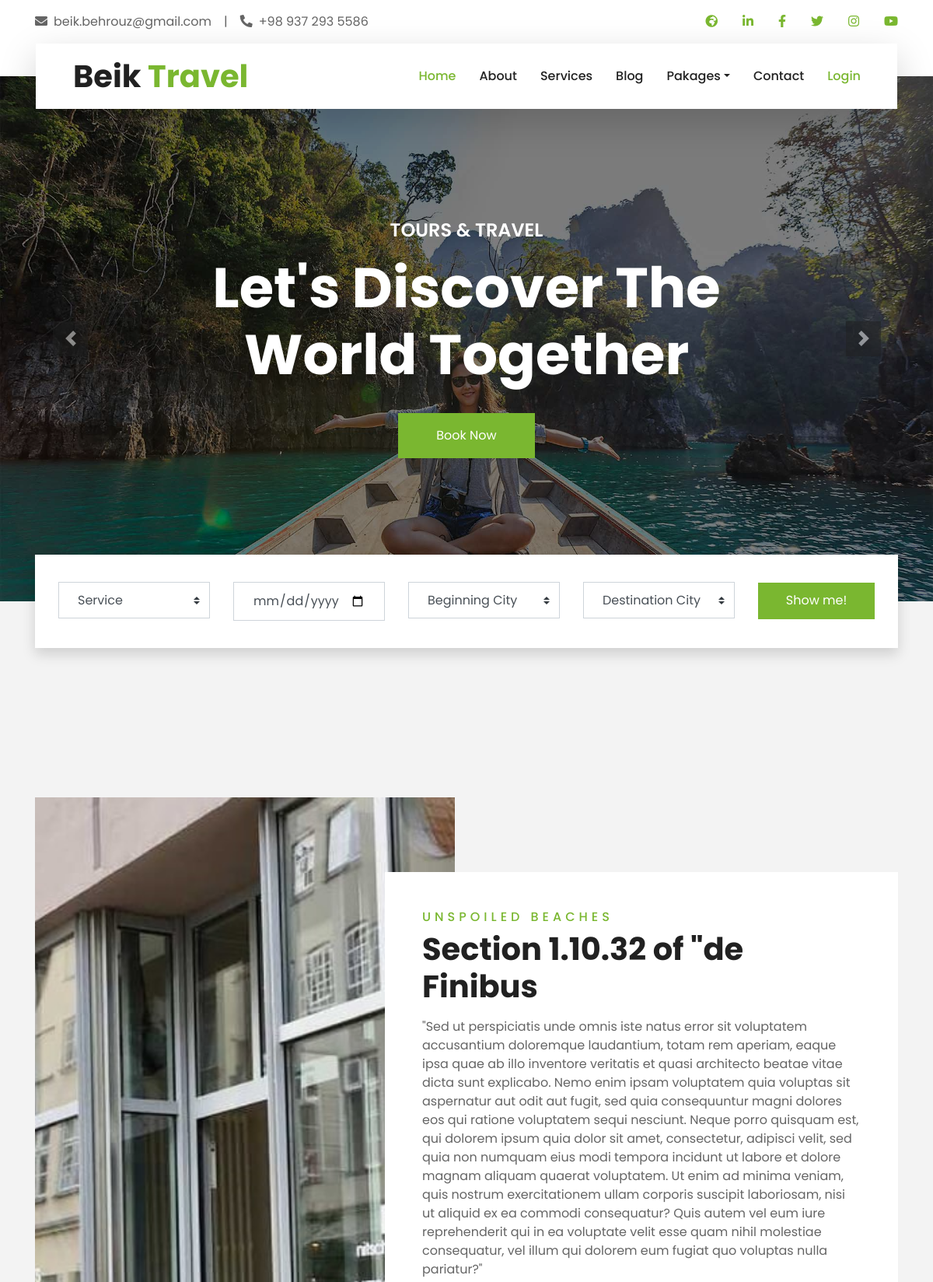
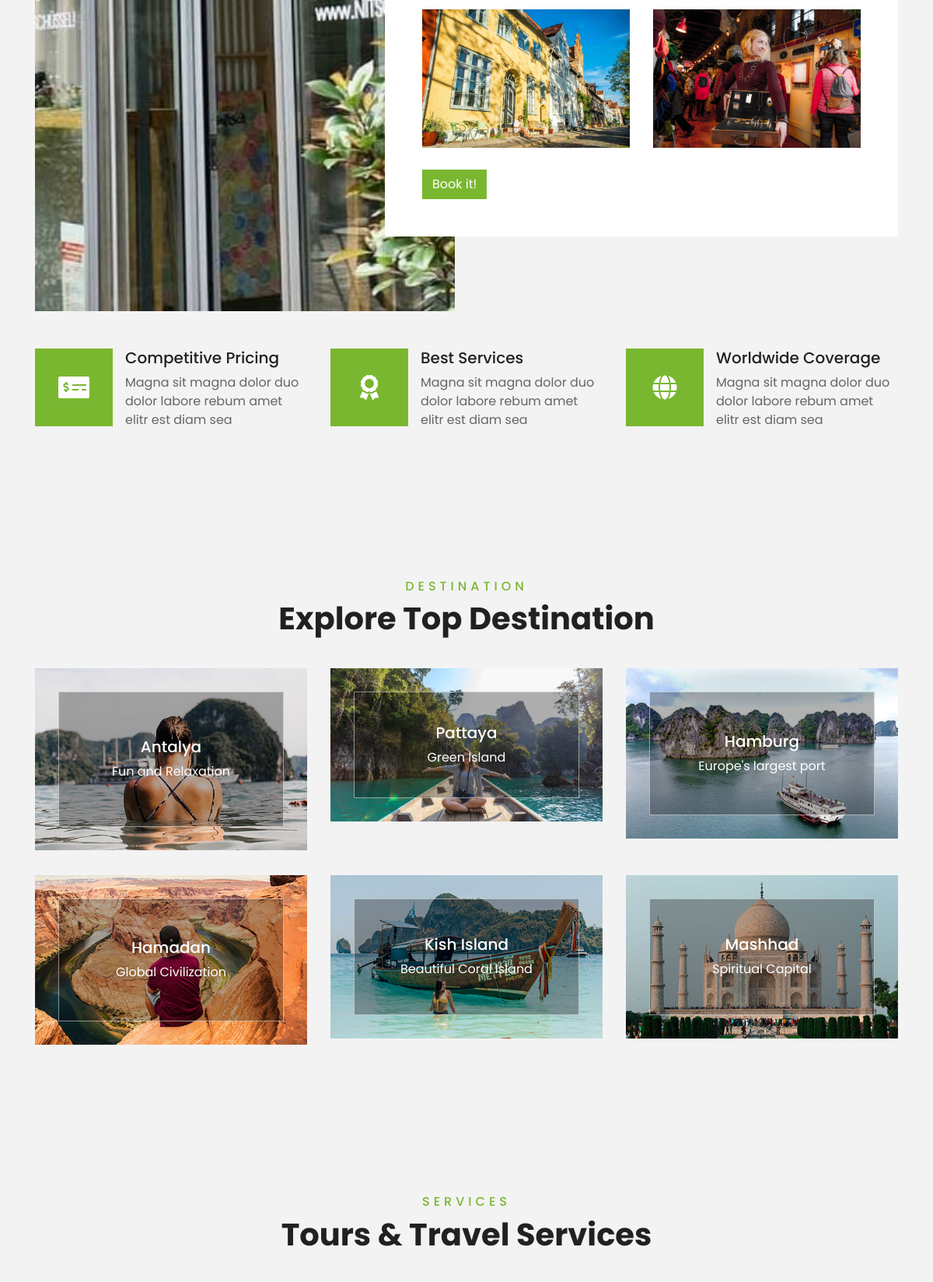
The page / (upper part) on the database its author committed (2 pictures, top to bottom).
### Blog/models.py (models this page shows, shortened)
class ArticleImg(models.Model):
    title = models.CharField(max_length=15, default="0")
    image = models.ImageField(upload_to='Frame')
    article = models.ForeignKey(Article, on_delete=models.CASCADE)
    imgOrder = models.PositiveIntegerField()

class Article(models.Model):
    STATUS_CHOISES =(
        ('pub' , 'Published'),
        ('drf', 'Draft'),
    )
    PRODUCT_STARS = [
        ('1' , 'Very Bad'),
        ('2', 'Bad'),
        ('3', 'Normal'),
        ('4', 'Good'),
        ('5', 'Perfect'),
    ]
    title = models.CharField(max_length=50)
    frame = models.ForeignKey(Frame, on_delete=models.CASCADE)
    create = models.DateTimeField(auto_now_add=True)
    update = models.DateTimeField(auto_now=True)
    author = models.ForeignKey( CustomUser, on_delete=models.CASCADE )
    status = models.CharField(choices=STATUS_CHOISES,max_length=3,default='drf')
    def userscore(self):
        comments = Comment.objects.filter(article=self)
        if comments.count()==0:
            return(0)
        else:
            sum=0
            for c in comments:
                sum+=int(c.stars)
            return(sum/comments.count())
    def numberOfComments(self):
        comments = Comment.objects.filter(article=self)
        if comments.count()==0:
            return(0)
        else:
            return(Comment.objects.filter(article=self).count())

class ArticlePart(models.Model):
    partTitle = models.CharField(max_length=50)
    text = models.TextField()
    article = models.ForeignKey(Article, on_delete=models.CASCADE)
    partOrder = models.PositiveIntegerField()

class ArticleLink(models.Model):
    title = models.CharField(max_length=50, default="0")
    link = models.CharField(max_length=150)
    article = models.ForeignKey(Article, on_delete=models.CASCADE)
    linkOrder = models.PositiveIntegerField()

### Home/models.py (models this page shows, shortened)
class City (models.Model):
    state = models.ForeignKey(State, on_delete=models.CASCADE)
    city = models.CharField(max_length=50, unique=True)
    image = models.ImageField(upload_to='City', blank=True, null=True)
    home_page_display = models.BooleanField(default=False)
    short_description = models.CharField(max_length=25, blank=True, null=True)

### Home/views.py (the view)
# urls.py: path('', views.index, name='index'),
def index(request):
    class MyArticles:
        def __init__(self, selectarticle):
            self.id = selectarticle.id
            self.img = ArticleImg.objects.get(article_id=selectarticle.id, imgOrder=1)
            self.part = ArticlePart.objects.get(article_id=selectarticle.id, partOrder=1)
            self.title = selectarticle.title
            self.create = selectarticle.create
            self.month = (datetime.datetime.strptime(str(self.create.month), "%m")).strftime("%b")
            self.update = selectarticle.update
            self.author = selectarticle.author
            self.status = selectarticle.status
    newestArticles = Article.objects.all().order_by('-update')[:3]
    articles = []
    for a in newestArticles:
        if a.status == 'pub':
            articles.append(MyArticles(a))
    selectedArticle = SpecialPosition.objects.get(title='Homepage')
    homePageArticle = MyArticle(Article.objects.get(id=selectedArticle.article.id))
    cities = City.objects.filter(home_page_display=True).order_by('-id')[:6]
    Guides = CustomUser.objects.filter(usertype='Gu').order_by('-id')
    users = CustomUser.objects.filter(usertype='Us').order_by('-id')
    destinations = City.objects.all()
    tour = Tour.objects.filter(home_page_display=True).order_by('-id')[:6]
    comments = Comment.objects.filter(active=True).order_by('-id')[:6]
    context = {
        'destinations': destinations,
        'SignIn': 'Sign In',
        'SignOut': 'SignOut',
        'SignUp': 'SignUp',
        'Search': 'Search',
        'Services': 'Services',
        'Menu': 'Menu',
        'cities':cities,
        'tour':tour,
        'Guides':Guides,
        'users' : users,
        'myarticle' : homePageArticle,
        'articles':articles,
        'comments':comments,
    }
    return (render(request,'Home/index.html', context))

### Home/models.py (called while the page is built)
    def tour_duration(self):
        timediff = self.transportBack.recivetime - self.transportGo.starttime
        return timediff.days

    def userscore(self):
        return(self.detail_article.userscore())

    def numberOfComments(self):
        return(self.detail_article.numberOfComments())

### Home/templates/Home/index.html (shortened to what this page needs)
{% extends '_base.html' %}
{% load static %}
{% load djmoney %}
{% block static%}
    <link href="{% static 'lib/owlcarousel/assets/owl.carousel.min.css' %}" rel="stylesheet">
    <link href="{% static 'lib/tempusdominus/css/tempusdominus-bootstrap-4.min.css' %}" rel="stylesheet" />
    <link href="{% static 'css/style.css' %}" rel="stylesheet">
    <link href="{% static 'css/newstyle.css' %}" rel="stylesheet">
{%endblock%}
{% block body %}
    <div class="container-fluid p-0">
        <div id="header-carousel" class="carousel slide" data-ride="carousel">
            <div class="carousel-inner">
                <div class="carousel-item active">
                    <img class="w-100" src="{% static 'img/carousel-1.jpg' %}" alt="Image">
                    <div class="carousel-caption d-flex flex-column align-items-center justify-content-center">
                        <div class="p-3" style="max-width: 900px;">
                            <h4 class="text-white text-uppercase mb-md-3">Tours & Travel</h4>
                            <h1 class="display-3 text-white mb-md-4">Let's Discover The World Together</h1>
                            <a href="{% url 'Home:package' %}" class="btn btn-primary py-md-3 px-md-5 mt-2">Book Now</a>
                        </div>
                    </div>
                </div>
            </div>
            <a class="carousel-control-prev" href="#header-carousel" data-slide="prev">
                <div class="btn btn-dark" style="width: 45px; height: 45px;">
                    <span class="carousel-control-prev-icon mb-n2"></span>
                </div>
            </a>
            <a class="carousel-control-next" href="#header-carousel" data-slide="next">
                <div class="btn btn-dark" style="width: 45px; height: 45px;">
                    <span class="carousel-control-next-icon mb-n2"></span>
                </div>
            </a>
        </div>
    </div>
    {% include 'Booking.html' %}
    <div class="container-fluid py-5">
        <div class="container pt-5">
            {% include myarticle.frame %}
        </div>
    </div>
    <div class="container-fluid pb-5">
        <div class="container pb-5">
            <div class="row">
                <div class="col-md-4">
                    <div class="d-flex mb-4 mb-lg-0">
                        <div class="d-flex flex-shrink-0 align-items-center justify-content-center bg-primary mr-3" style="height: 100px; width: 100px;">
                            <i class="fa fa-2x fa-money-check-alt text-white"></i>
                        </div>
                        <div class="d-flex flex-column">
                            <h5 class="">Competitive Pricing</h5>
                            <p class="m-0">Magna sit magna dolor duo dolor labore rebum amet elitr est diam sea</p>
                        </div>
                    </div>
                </div>
                <div class="col-md-4">
                    <div class="d-flex mb-4 mb-lg-0">
                        <div class="d-flex flex-shrink-0 align-items-center justify-content-center bg-primary mr-3" style="height: 100px; width: 100px;">
                            <i class="fa fa-2x fa-award text-white"></i>
                        </div>
                        <div class="d-flex flex-column">
                            <h5 class="">Best Services</h5>
                            <p class="m-0">Magna sit magna dolor duo dolor labore rebum amet elitr est diam sea</p>
                        </div>
                    </div>
                </div>
                <div class="col-md-4">
                    <div class="d-flex mb-4 mb-lg-0">
                        <div class="d-flex flex-shrink-0 align-items-center justify-content-center bg-primary mr-3" style="height: 100px; width: 100px;">
                            <i class="fa fa-2x fa-globe text-white"></i>
                        </div>
                        <div class="d-flex flex-column">
                            <h5 class="">Worldwide Coverage</h5>
                            <p class="m-0">Magna sit magna dolor duo dolor labore rebum amet elitr est diam sea</p>
                        </div>
                    </div>
                </div>
            </div>
        </div>
    </div>
    <div id="dest" class="container-fluid py-5">
        <div class="container pt-5 pb-3">
            <div class="text-center mb-3 pb-3">
                <h6 class="text-primary text-uppercase" style="letter-spacing: 5px;">Destination</h6>
                <h1>Explore Top Destination</h1>
            </div>
            <div class="row">
            {% for c in cities %}
                <div class="col-lg-4 col-md-6 mb-4">
                    <div class="destination-item position-relative overflow-hidden mb-2">
                        <img class="img-fluid" src="{{ c.image.url }}" alt="{{ c.city }}">
                        <a class="destination-overlay text-white text-decoration-none" href="">
                            <h5 class="text-white">{{ c.city }}</h5>
                            <span>{{ c.short_description }}</span>
                        </a>
                    </div>
                </div>
            {% endfor %}
            </div>
        </div>
    </div>
    <div class="container-fluid py-5">
        <div class="container pt-5 pb-3">
            <div class="text-center mb-3 pb-3">
                <h6 class="text-primary text-uppercase" style="letter-spacing: 5px;">Services</h6>
                <h1>Tours & Travel Services</h1>
            </div>
        </div>
    </div>
{% endblock %}

### templates/blogFrame1.html
{% load static %}
        <div class="row">
            <div class="col-lg-6" style="min-height: 500px;">
                <div class="position-relative h-100">
                    <img class="position-absolute w-100 h-100" src="{{ myarticle.images.0.image.url }}" alt="{{ myarticle.title }}" style="object-fit: cover;">
                </div>
            </div>
            <div class="col-lg-6 pt-5 pb-lg-5">
                <div class="about-text bg-white p-4 p-lg-5 my-lg-5">
                    <h6 class="text-primary text-uppercase" style="letter-spacing: 5px;">{{ myarticle.title }}</h6>
                    <h1 class="mb-3">{{ myarticle.parts.0.partTitle }}</h1>
                    <p>{{ myarticle.parts.0.text }}</p>
                    <div class="row mb-4">
                        <div class="col-6">
                            <img class="img-fluid" src="{{ myarticle.images.1.image.url }}" alt="{{ myarticle.images.1.title }}">
                        </div>
                        <div class="col-6">
                            <img class="img-fluid" src="{{ myarticle.images.2.image.url }}" alt="{ myarticle.images.2.title }}">
                        </div>
                    </div>
                    <a href="{{ myarticle.links.0.link }}" class="btn btn-primary mt-1">{{ myarticle.links.0.title }}</a>
                </div>
            </div>
        </div>

### rows shown on the page
ArticleImg: images.0.image (picture)
Article: title "UNSPOILED BEACHES"
ArticlePart: parts.0.partTitle "Section 1.10.32 of \"de Finibus", parts.0.text "\"Sed ut perspiciatis unde omnis iste natus error sit voluptatem accusantium doloremque laudantium, totam rem aperiam, eaque ipsa quae ab illo inventore veritatis et quasi architecto beatae vitae dicta sunt explicabo. Nemo enim ipsam voluptatem quia voluptas sit aspernatur aut odit aut fugit, sed quia consequuntur magni dolores eos qui ratione voluptatem sequi nesciunt. Neque porro quisquam est, qui dolorem ipsum quia dolor sit amet, consectetur, adipisci velit, sed quia non numquam eius modi tempora incidunt ut labore et dolore magnam aliquam quaerat voluptatem. Ut enim ad minima veniam, quis nostrum exercitationem ullam corporis suscipit laboriosam, nisi ut aliquid ex ea commodi…"
ArticleImg: images.1.image (picture)
ArticleImg: images.2.image (picture)
ArticleLink: links.0 "Book it!"
City: image (picture), city "Antalya", short_description "Fun and Relaxation"
City: image (picture), city "Pattaya", short_description "Green Island"
City: image (picture), city "Hamburg", short_description "Europe's largest port"
City: image (picture), city "Hamadan", short_description "Global Civilization"
City: image (picture), city "Kish Island", short_description "Beautiful Coral Island"
City: image (picture), city "Mashhad", short_description "Spiritual Capital"
